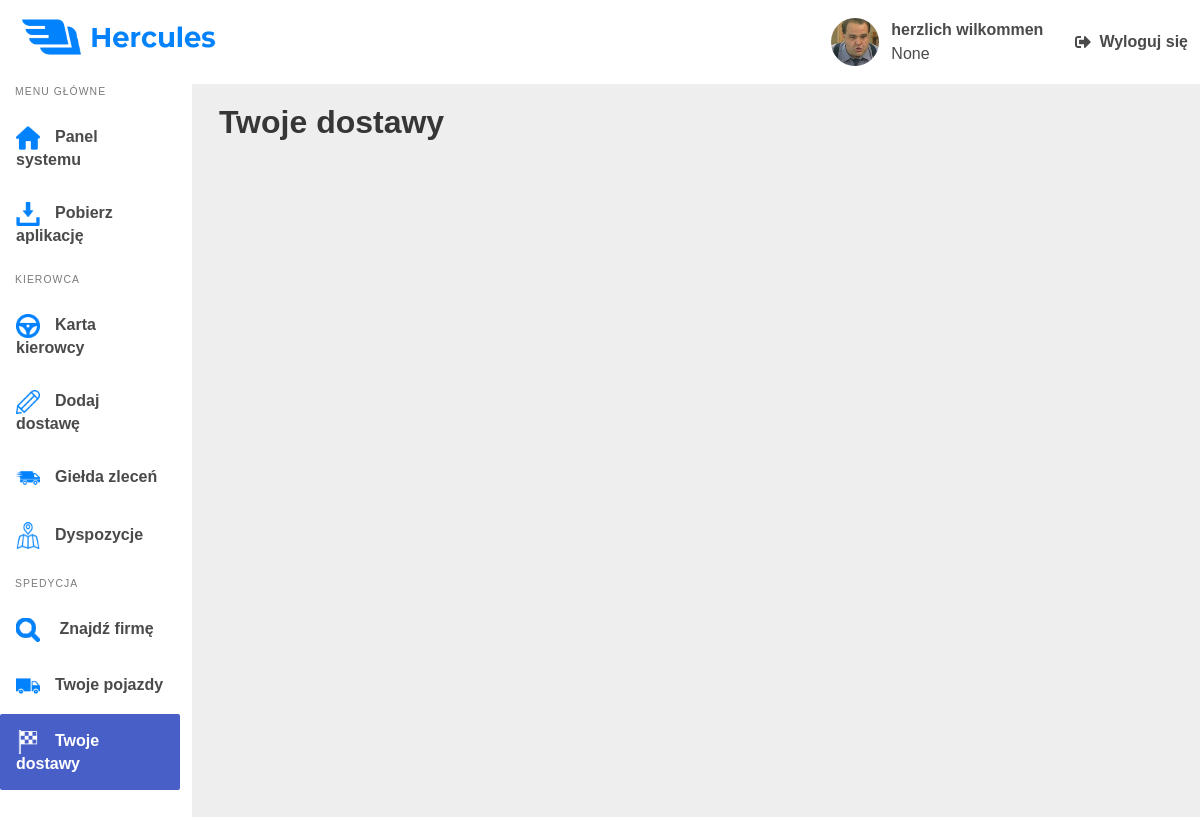
The app's page /Deliveries (signed in) with its own data.
### hercules_app/models.py (models this page shows, shortened)
class Driver(models.Model):
    user = models.OneToOneField(User, on_delete=models.CASCADE, null=True)
    nick = models.CharField(max_length=64, null=True)
    company = models.ForeignKey(Company, on_delete=models.CASCADE, blank=True, null=True)
    avatar = models.ImageField(upload_to='avatars', null=True)
    last_delivery = models.DateTimeField(auto_now_add=True)
    length_of_service = models.DateTimeField(auto_now_add=True)
    position = models.CharField(max_length=20, null=True)
    is_employeed = models.BooleanField(default=False)
    def get_vehicle_info(driver):
        try:
            vehicle = Vehicle.objects.get(driver=driver)
            vehicle_info = {
                'brand': vehicle.brand,
                'model': vehicle.model,
                'cabin': vehicle.cabin,
                'engine': vehicle.engine,
                'odometer': vehicle.odometer,
                'photo': vehicle.photo.url,
            }
        except:
            vehicle_info = ''
        finally:
            return vehicle_info
    def get_driver_info_from_database(username):
        driver = Driver.objects.get(user=username)
        if driver.is_employeed:
            company = Company.objects.get(name=driver.company.name)
            company = company.name
        else:
            company = ""
        vehicle = Driver.get_vehicle_info(driver)
        try:
            avatar = driver.avatar.url
        except:
            avatar = ''
        driver_info = {
            'nick': driver.nick,
            'company': company,
            'vehicle': vehicle,
            'avatar': driver.avatar.url,
        }
        return driver_info
    def set_driver_info(request):
        driver_info = Driver.get_driver_info_from_database(request.user)
        request.session['driver_info'] = driver_info
    def get_driver_info(request):
        Driver.set_driver_info(request)
        class DriverInfo(NamedTuple):
            nick: str
            company: str
            vehicle: Vehicle
            avatar: str
        try:
            driver_info = request.session.get('driver_info')
        except driver_info is None:
            SetDriverInfo(request)
        finally:
            info = DriverInfo(
                driver_info['nick'],
                driver_info['company'],
                driver_info['vehicle'],
                driver_info['avatar'],
            )
        return info

### hercules_app/views.py (the view)
def ShowDeliveriesView(request):
    driver_info = Driver.get_driver_info(request)
    driver = {
        'nick': driver_info.nick,
        'avatar': driver_info.avatar,
        'company': driver_info.company,
    }
    driver = Driver.objects.get(nick=driver_info.nick)
    deliveries = Waybill.objects.all().order_by(
        '-finish_date').filter(driver=driver)
    return render(request, 'hercules_app/deliveries.html', {'driver': driver, 'deliveries': deliveries})

### hercules_app/templates/hercules_app/deliveries.html (shortened to what this page needs)
{% load static %}
<!DOCTYPE html>
<html lang="pl-pl">
<head>
    <link rel="stylesheet" href="https://cdn.jsdelivr.net/npm/bulma@0.8.0/css/bulma.min.css">
    <link rel="stylesheet" type="text/css" href="{% static 'css/panel.css' %}">
    <link rel="stylesheet" type="text/css" href="{% static 'css/main.css' %}">
    <link rel="stylesheet" type="text/css" href="{% static 'css/dispositions.css' %}">
    <link rel="stylesheet" type="text/css" href="{% static 'css/deliveries.css' %}">
    <link rel="stylesheet" href="https://cdn.jsdelivr.net/npm/bulma@0.8.0/css/bulma.min.css">
</head>
<body>
    <nav class="navbar" role="navigation" aria-label="main navigation">
        <div class="navbar-start">
            <div class="navbar-brand">
                <a class="navbar-item">
                    <img src="{% static '/assets/logo.png' %}" width="194" height="55">
                </a>
            </div>
        </div>
        <div class="navbar-end is-hidden-mobile">
            <a class="navbar-item">
                <figure class="image is-48x48 avatar-fig">
                    <img class="avatar" src="media/{{ driver.avatar }}">
                </figure>
                <span class="user">
                    <p class="username">{{ driver.nick }}</p>
                    {% if driver.company != "" %}
                    <p class="user-company">{{ driver.company }}</p>
                    {% endif %}
                </span>
            </a>
            <a class="navbar-item">
                <span class="icon is-medium logout">
                    <i class="fas fa-sign-out-alt"></i>
                </span>
                <p class="logout-text">Wyloguj się</p>
            </a>
        </div>
    </nav>
    <div class="wrapper">
        <div class="columns">
            <aside class="column is-2 aside is-hidden-mobile is-placed-left">
                <nav class="menu">
                    <p class="menu-label">
                        Menu główne
                    </p>
                    <ul class="menu-list">
                        <li>
                            <a href="/panel">
                                <p class="option main-site">Panel systemu</p>
                            </a>
                        </li>
                        <li>
                            <a class="panel-option" href="/download">
                                <p class="option download">Pobierz aplikację</p>
                            </a>
                        </li>
                    </ul>
                    <p class="menu-label">
                        Kierowca
                    </p>
                    <ul class="menu-list">
                        <li>
                            <a href='/drivers-card'>
                                <p class="option driver-card">Karta kierowcy</p>
                            </a>
                        </li>
                        <li>
                            <a href="/add-delivery">
                                <p class="option add-delivery">Dodaj dostawę</p>
                            </a>
                        </li>
                        <li>
                            <a href="/Gielda/Offers">
                                <p class="option gielda">Giełda zleceń</p>
                            </a>
                        </li>
                        <li>
                            <a href="/Dispositions">
                                <p class="option dispositions">Dyspozycje</p>
                            </a>
                        </li>
                    </ul>
                    <p class="menu-label">
                        Spedycja
                    </p>
                    <ul class="menu-list">
                        <li>
                            <a href="/Companies">
                                <p class="option search-company">
                                    Znajdź firmę
                                </p>
                            </a>
                        </li>
                        <li>
                            <a href="/Vehicles">
                                <p class="option vehicles">Twoje pojazdy</p>
                            </a>
                        </li>
                        <li>
                            <a class="is-active">
                                <p class="option deliveries">Twoje dostawy</p>
                            </a>
                        </li>
                    </ul>
                </nav>
            </aside>
            <main class="column main">
                <header>
                    <h1 class="title">Twoje dostawy</h1>
                </header>
            </main>
        </div>
    </div>
</body>
</html>

### static/css/main.css (style rules this page uses)
* { font-family: 'Montserrat', sans-serif; }
.navbar-item img { max-height: 4rem !important; margin-left: 5%; margin-bottom: 5%; }
.main { background-color: #EEEEEE; min-height: 94vh; height: 100%; }
.avatar-fig { margin-right: 15px; }
.avatar { border-radius: 25px; }
.username, .logout-text { font-weight: 700; }
.menu { font-family: 'Montserrat', sans-serif; }
.menu .menu-list > li > a { font-weight: 700; padding: 1em; }
.menu .menu-label { margin-left: 15px; font-size: .65em; }
.menu .option:before { content: ''; vertical-align: middle; display: inline-block; width: 24px; margin: 0 15px 0 0; height: 24px; }
.menu a[class=is-active] > .deliveries:before { background: url("/static/assets/icons/deliveries_active.png") no-repeat; }
.menu .main-site:before { background: url("/static/assets/icons/main-panel.png") no-repeat; }
.menu .download:before { background: url("/static/assets/icons/download.png") no-repeat; }
.menu .driver-card:before { background: url("/static/assets/icons/driver_card.png") no-repeat; }
.menu .add-delivery:before { background: url("/static/assets/icons/add_delivery.png") no-repeat; }
.menu .gielda:before { background: url("/static/assets/icons/gielda.png") no-repeat; }
.menu .dispositions:before { background: url("/static/assets/icons/map.png") no-repeat; height: 27px; }
.menu .search-company:before { background: url("/static/assets/icons/search.png") no-repeat; }
.menu .vehicles:before { background: url("/static/assets/icons/vehicles.png") no-repeat; }
.menu .deliveries:before { background: url("/static/assets/icons/deliveries.png") no-repeat; }
.title { margin-left: 1.5%; margin-top: 2%; }

### records on screen
Driver: avatar (picture), nick "herzlich wilkommen", company "None"
